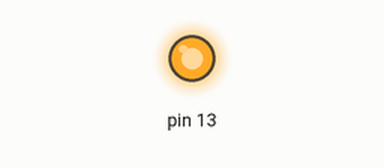
Bench run of a sketch on a simulated Arduino Uno, built with avr-gcc and run on an emulated ATmega328P. On the bench: output pins drawn as LEDs (lit = HIGH). Wiring (inferred from the names in the program): DS3231 clock at I2C address 0x68. The local clock reads 2024-03-15 10:24:30 at power-on unless the sketch sets it; what the sketch prints to the serial monitor is not drawn.

Above: at 0.1 s.
Timing chart, 0 to 1.6 s (numbered marks = the images above):
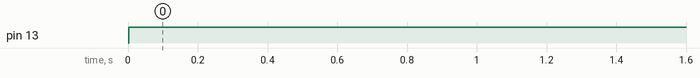

Measured:
- by itself, pin 13: LOW → HIGH at 0.00 s

The sketch:

DS3231.ino
```cpp
#include <Wire.h>

void setup(){
  Wire.begin();
  Serial.begin(115200);
  pinMode(13, OUTPUT);
  Serial.println("DS321 Test");
  Serial.print("WyoLum 2013");
}

void loop(){
  if(testRTC()){
    digitalWrite(13, HIGH);
    Serial.println("GOOD");
  }
  else{
    digitalWrite(13, LOW);
    Serial.println("BAD");
  }
  delay(1000);
}


/*******************************************************************************
 * RTC code
 ******************************************************************************/
#define IS_BCD true
#define IS_DEC false
#define IS_BYTES false
const int DS3231_ADDR = 104;

// decimal to binary coded decimal
uint8_t dec2bcd(int dec){
  uint8_t t = dec / 10;
  uint8_t o = dec - t * 10;
  return (t << 4) + o;
}

// binary coded decimal to decimal
int bcd2dec(uint8_t bcd){
  return (((bcd & 0b11110000)>>4)*10 + (bcd & 0b00001111));
}


bool rtc_raw_read(uint8_t addr,
		  uint8_t n_bytes,
		  bool is_bcd,
		  uint8_t *dest){

  bool out = false;
  Wire.beginTransmission(DS3231_ADDR);
  // Wire.send(addr);
  Wire.write(addr);
  Wire.endTransmission();
  Wire.requestFrom(DS3231_ADDR, (int)n_bytes); // request n_bytes bytes
  if(Wire.available()){
    for(uint8_t i = 0; i < n_bytes; i++){
      dest[i] = Wire.read();
      if(is_bcd){ // needs to be converted to dec
	dest[i] = bcd2dec(dest[i]);
      }
    }
    out = true;
  }
  return out;
}

bool testRTC(){
  bool status = true;
  uint8_t date[7];
  if(rtc_raw_read(0, 7, true, date)){
    Serial.print("DATE: ");
    // date[2], date[1], date[0], date[4], date[5], date[6]
    //      hr,     min,     sec,     day,   month,  yr;
      Serial.print(date[2], DEC);
      Serial.print(":");
      Serial.print(date[1], DEC);
      Serial.print(":");
      Serial.print(date[0], DEC);
      Serial.print("  ");

      Serial.print(date[4], DEC);
      Serial.print("/");
      Serial.print(date[5], DEC);
      Serial.print("/");
      Serial.print(date[6], DEC);
      Serial.print(".");

    Serial.println("");
  }
  else{
    Serial.print("RTC FAIL");
    status = false;
  }
  return status;
}
/******************************************************************************
 * END RTC code
 *****************************************************************************/
```
